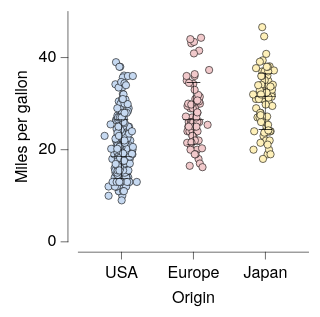

Write a Vega-Lite specification for this figure.
### Vega-Lite specification from a JSON file in a GitHub repository (floating-point values rounded to 4 significant figures; data arrays with more than 128 entries replaced by an {"elided": "..."} marker saying what was removed)
{"background": null, "config": {"arc": {"fill": "#DBDBDB", "fillOpacity": 1.0, "innerRadius": 25.0, "padAngle": 0.03, "stroke": "black", "strokeOpacity": 1, "strokeWidth": 0.25}, "area": {"fill": "#DBDBDB", "fillOpacity": 1.0, "stroke": "black", "strokeOpacity": 1, "strokeWidth": 0.25}, "axis": {"domain": true, "domainCap": "round", "domainColor": "black", "domainWidth": 0.25, "grid": false, "gridCap": "round", "gridColor": "#F1F1F1", "gridDash": [0, 0], "gridOpacity": 1.0, "gridWidth": 0.25, "labelColor": "black", "labelFont": "Helvetica Neue", "labelFontSize": 7, "labelFontStyle": "normal", "labelFontWeight": 400, "offset": 4.5, "ticks": true, "tickCap": "round", "tickColor": "black", "tickRound": false, "tickSize": 3, "tickWidth": 0.25, "titleColor": "black", "titleFont": "Helvetica Neue", "titleFontSize": 7, "titleFontStyle": "normal", "titleFontWeight": 400}, "axisX": {"domain": true, "labelAlign": "center", "labelAngle": 0, "labels": true, "ticks": true, "translate": 0}, "axisY": {"domain": true, "labelAlign": "right", "labelAngle": 0, "labels": true, "ticks": true, "translate": 0}, "axisRight": {"domain": true, "labelAlign": "left", "labelAngle": 0, "labels": true, "ticks": true, "translate": 0}, "axisTop": {"domain": true, "labelAlign": "center", "labelAngle": 0, "labels": true, "ticks": true, "translate": 0}, "axisBand": {"tickOffset": 0}, "bar": {"fill": "#DBDBDB", "fillOpacity": 1.0, "stroke": "black", "strokeOpacity": 1, "strokeWidth": 0.25}, "boxplot": {"size": 9.0, "ticks": {"cornerRadius": 0.25, "fill": "black", "size": 4.5, "thickness": 0.25}, "box": {"fillOpacity": 1.0, "stroke": "black", "strokeOpacity": 1, "strokeWidth": 0.25}, "median": {"fill": "black", "fillOpacity": 1.0, "size": 9.0, "thickness": 0.25}, "rule": {"fill": "black", "fillOpacity": 1.0, "size": 10.0, "stroke": "black", "strokeDash": [0, 0], "strokeOpacity": 1, "strokeWidth": 0.25}, "outliers": {"color": "black", "fill": "black", "fillOpacity": 1.0, "size": 0, "stroke": "black", "strokeOpacity": 1, "strokeWidth": 0.25}}, "circle": {"fill": "black", "fillOpacity": 1.0, "size": 0.5, "stroke": null, "strokeOpacity": 1, "strokeWidth": 0.25}, "errorband": {"band": {"fillOpacity": 0.6, "stroke": null, "strokeWidth": 0.25, "strokeOpacity": 1}, "borders": {"opacity": 0, "strokeOpacity": 0.25, "strokeWidth": 1}}, "errorbar": {"opacity": 1, "rule": {"strokeDash": [0, 0], "strokeWidth": 0.25}, "ticks": {"color": "black", "cornerRadius": 0.125, "opacity": 1, "size": 6.0, "thickness": 0.25}, "thickness": 0.25}, "font": "Helvetica Neue", "geoshape": {"fill": "#DBDBDB", "fillOpacity": 1.0, "stroke": "black", "strokeOpacity": 1, "strokeWidth": 0.25}, "header": {"labelColor": "black", "labelFont": "Helvetica Neue", "labelFontSize": 7, "labelFontStyle": "normal", "labelFontWeight": 400, "titleColor": "black", "titleFont": "Helvetica Neue", "titleFontSize": 7, "titleFontStyle": "normal", "titleFontWeight": 400, "titlePadding": 0}, "legend": {"disable": false, "offset": 4.5, "gradientLength": 50.0, "gradientThickness": 5.0, "gradientOpacity": 1.0, "gradientStrokeColor": "black", "gradientStrokeWidth": 0.25, "labelColor": "black", "labelFont": "Helvetica Neue", "labelFontSize": 7, "labelFontStyle": "normal", "labelFontWeight": 400, "strokeColor": "black", "strokeWidth": 0, "symbolSize": 42, "symbolStrokeColor": "black", "symbolStrokeWidth": 0.25, "titleColor": "black", "titleFont": "Helvetica Neue", "titleFontSize": 7, "titleFontStyle": "normal", "titleFontWeight": 400}, "line": {"color": "black", "stroke": "black", "strokeCap": "round", "strokeDash": [0, 0], "strokeOpacity": 1, "strokeWidth": 0.375}, "point": {"filled": true, "fill": "#DBDBDB", "fillOpacity": 1.0, "size": 5.0, "stroke": "black", "strokeOpacity": 1, "strokeWidth": 0.25}, "range": {"category": ["#C6D9F1", "#F1C9CB", "#FEF0B9", "#CEE37A", "#7AA8E0", "#E589A3", "#FDDD5D", "#68B961", "#4177B1", "#C35082", "#E5C227", "#438156"], "diverging": {"scheme": ["#C35082", "#CE6D94", "#D989A7", "#E2A4BA", "#EABFCE", "#F1DBE2", "#F6F6F6", "#D7E0EB", "#B9CBE0", "#9BB6D5", "#7DA1C9", "#5F8CBD", "#4177B1"]}, "heatmap": {"scheme": ["#DFE9F7", "#C6D9F1", "#ADC8EC", "#94B8E6", "#7AA8E0", "#6097DA", "#4D87CA", "#4177B1", "#386898", "#2F597F", "#264A69", "#1D3A58"]}, "ordinal": {"scheme": ["#F1F1F1", "#DBDBDB", "#C6C6C6", "#B2B2B2", "#9D9D9D", "#898989", "#767676", "#636363", "#515151", "#404040", "#2F2F2F", "#1F1F1F"]}, "ramp": {"scheme": ["#DFE9F7", "#C6D9F1", "#ADC8EC", "#94B8E6", "#7AA8E0", "#6097DA", "#4D87CA", "#4177B1", "#386898", "#2F597F", "#264A69", "#1D3A58"]}}, "rule": {"color": "black", "stroke": "black", "strokeCap": "round", "strokeDash": [2, 2], "strokeOpacity": 1, "strokeWidth": 0.25}, "scale": {"bandPaddingInner": 0.1, "bandPaddingOuter": 0.1, "round": false}, "rect": {"fill": "#DBDBDB", "fillOpacity": 1.0, "stroke": "black", "strokeOpacity": 1, "strokeWidth": 0.25}, "square": {"fill": "#DBDBDB", "fillOpacity": 1.0, "size": 10.0, "stroke": "black", "strokeOpacity": 1, "strokeWidth": 0.25}, "text": {"color": "black", "font": "Helvetica Neue", "fontSize": 7, "fontStyle": "normal", "fontWeight": 400}, "title": {"anchor": "middle", "frame": "group", "color": "black", "font": "Helvetica Neue", "fontSize": 7, "fontStyle": "normal", "fontWeight": 400, "subtitleColor": "black", "subtitleFont": "Helvetica Neue", "subtitleFontSize": "Helvetica Neue", "subtitleFontStyle": "normal", "subtitleFontWeight": 400}, "view": {"continuousWidth": 100, "continuousHeight": 100, "discreteWidth": 100, "discreteHeight": 100, "fill": null, "stroke": null, "strokeWidth": 0.25}}, "layer": [{"data": {"name": "data-5a85ede2053d4aec77293cfb476ae07b"}, "mark": {"type": "circle", "opacity": 1.0, "size": 10.0, "stroke": "black", "strokeOpacity": 1, "strokeWidth": 0.25}, "encoding": {"color": {"field": "Origin", "legend": null, "sort": ["USA", "Europe", "Japan"], "title": null, "type": "nominal"}, "x": {"axis": {}, "field": "Origin", "sort": ["USA", "Europe", "Japan"], "title": "Origin", "type": "nominal"}, "xOffset": {"field": "jitter_x", "scale": {"domain": [-7.33, 7.33], "range": [5.17, 19.83]}, "type": "quantitative"}, "y": {"field": "Miles_per_Gallon", "title": "Miles per gallon", "type": "quantitative"}}}, {"data": {"name": "data-246b549c5f5e5aa127fcea3f51cbe754"}, "mark": {"type": "errorbar"}, "encoding": {"x": {"axis": {}, "field": "Origin", "sort": ["USA", "Europe", "Japan"], "title": "Origin", "type": "nominal"}, "y": {"field": "__mean", "title": "Miles per gallon", "type": "quantitative"}, "yError": {"field": "__error"}}}, {"data": {"name": "data-5a85ede2053d4aec77293cfb476ae07b"}, "mark": {"type": "boxplot", "box": {"fillOpacity": 0, "strokeOpacity": 0}, "outliers": {"opacity": 0}, "rule": {"strokeOpacity": 0}, "ticks": false}, "encoding": {"x": {"axis": {}, "field": "Origin", "sort": ["USA", "Europe", "Japan"], "title": "Origin", "type": "nominal"}, "y": {"field": "Miles_per_Gallon", "title": "Miles per gallon", "type": "quantitative"}}}], "$schema": "https://vega.github.io/schema/vega-lite/v6.4.1.json", "datasets": {"data-5a85ede2053d4aec77293cfb476ae07b": {"elided": "398 records"}, "data-246b549c5f5e5aa127fcea3f51cbe754": [{"Origin": "USA", "__mean": 20.08, "__error": 6.403, "__dysonsphere__": 1}, {"Origin": "Japan", "__mean": 30.45, "__error": 6.09, "__dysonsphere__": 1}, {"Origin": "Europe", "__mean": 27.89, "__error": 6.724, "__dysonsphere__": 1}]}}
